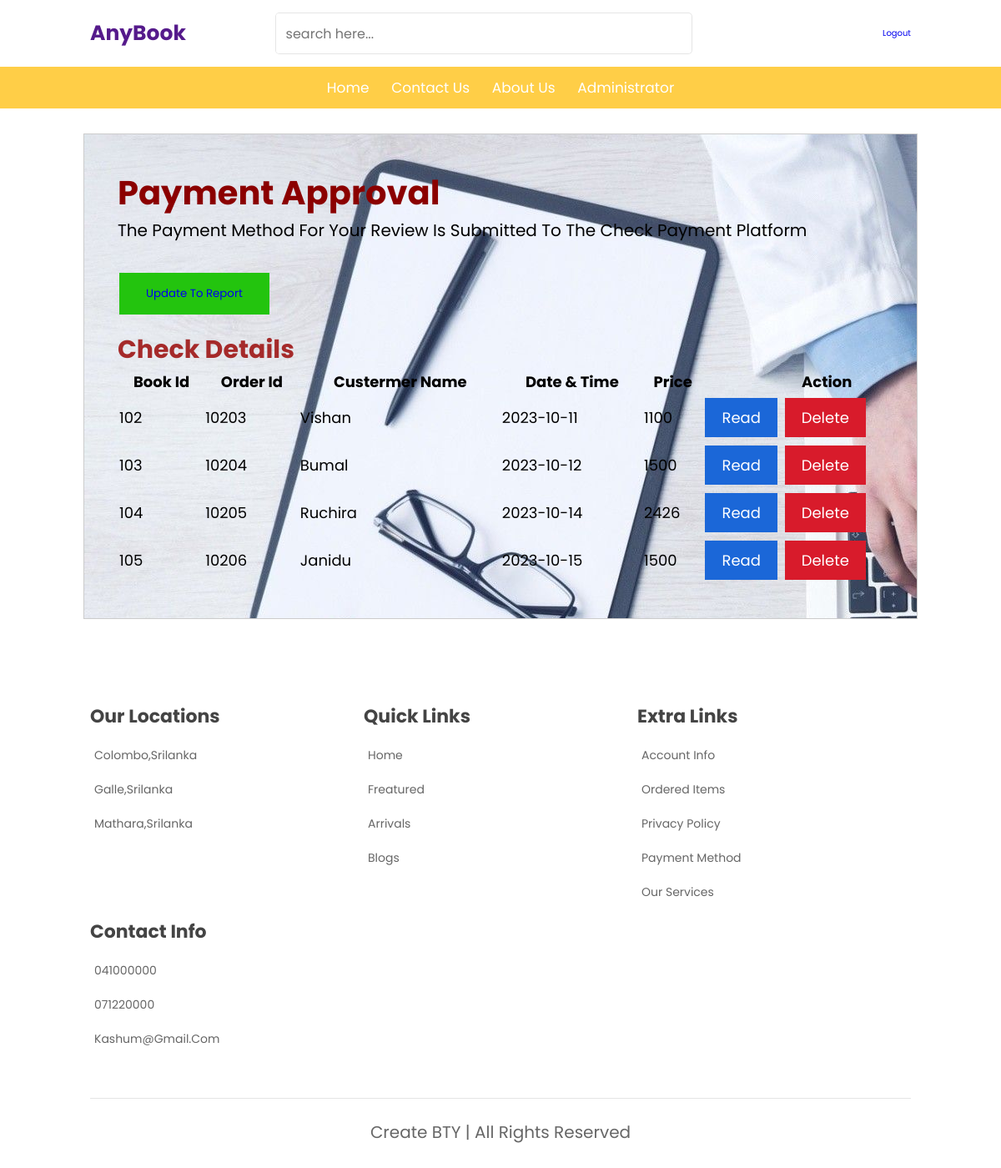
The app's page /f_manager/finansial.php (signed in) with its own data.
### tables this page shows
CREATE TABLE `oders` (
  `Order_id` int(11) NOT NULL,
  `Book_id` int(11) NOT NULL,
  `bookname` varchar(40) NOT NULL,
  `Date_time` date NOT NULL,
  `quantity` int(11) NOT NULL,
  `Phone` int(11) NOT NULL,
  `email` varchar(50) NOT NULL,
  `C_name` varchar(50) NOT NULL,
  `price` int(11) NOT NULL,
  `Total_amount` int(11) NOT NULL
);

### f_manager/finansial.php (the view, shortened to what this page needs)
<?php
$user_id = $_SESSION['user_id'];
?>
<!DOCTYPE html>
<html>
<head>
    <link rel="stylesheet" href="css/header.css">
    <link rel="stylesheet" href="css/check.css">
</head>
<body>
<header class="header">
        <div class="header-1">
            <a href="" class="logo"> AnyBook  </a>
            <form action="" class="search-form">
                <input type="search" name="" placeholder="search here..." id="search-box">
            </form>
            <a href="finansial.php?logout=<?php echo $user_id; ?>" class="">logout</a>
        </div>
        <div class="header-2">
            <div class="navbar">
                <a href="../Untitled-1.html">Home</a>
                <a href="../rqmanager/contact.html">contact us </a>
                <a href="../about us page/About Us.html">about us</a>
                <a href="../addmin/login.php">administrator</a>
            </div>
        </div>
    </header>
<div class="bax">
<h1>Payment Approval</h1>
<p>The payment method for your review is submitted to the Check Payment platform</p><br><br>
<button type="button"class="btn"> <a href="report.php">Update To Report</button></a><br><br>
<h2>Check Details</h2>
<table border="1">
    <tr>
      <th>Book Id</th>
      <th>Order Id</th>
      <th>Custermer Name</th>
      <th>Date & Time</th>
      <th>Price</th>
      <th>Action</th>
    </tr>
  <?php
$severname="localhost";
$username="root";
$password="";
$database="stor";
$connection=new mysqli($severname, $username, $password, $database);
$sql = "SELECT * FROM oders";
$result = $connection->query($sql);
while($row= $result->fetch_assoc()) {
    echo "
    <tr>
    <td>$row[Book_id]</td>
    <td>$row[Order_id]</td>
    <td>$row[C_name]</td>
    <td>$row[Date_time]</td>
    <td>$row[price]</td>
    <td>
    <a class='bttn1' href='cussumm.php?Order_id=$row[Order_id]'>Read</a>
    <a class='bttn2' href='.deled.php?Order_id=$row[Order_id]'>Delete</a>
    </td>
    </tr>
    ";}
    ?>
      </table>
    </div>
    <section class="footer">
        <div class="box-container">
            <div class="box">
                <h3>our locations</h3>
                <a href=""><i class="fas fa-map-marker-alt"></i>colombo,srilanka</a>
                <a href=""><i class="fas fa-map-marker-alt"></i>galle,srilanka</a>
                <a href=""><i class="fas fa-map-marker-alt"></i>mathara,srilanka</a>
            </div>
            <div class="box">
                <h3>quick links</h3>
                <a href=""><i class="fas fa-arrow-right"></i>home</a>
                <a href=""><i class="fas fa-arrow-right"></i>freatured</a>
                <a href=""><i class="fas fa-arrow-right"></i>arrivals</a>
                <a href=""><i class="fas fa-arrow-right"></i>blogs</a>
            </div>
            <div class="box">
                <h3>extra links</h3>
                <a href=""><i class="fas fa-arrow-right"></i>account info</a>
                <a href=""><i class="fas fa-arrow-right"></i>ordered items</a>
                <a href=""><i class="fas fa-arrow-right"></i>privacy policy</a>
                <a href=""><i class="fas fa-arrow-right"></i>payment method</a>
                <a href=""><i class="fas fa-arrow-right"></i>our services</a>
            </div>
            <div class="box">
                <h3>contact info</h3>
                <a href=""><i class="fas fa-phone"></i>041000000</a>
                <a href=""><i class="fas fa-phone"></i>071220000</a>
                <a href=""><i class="fas fa-envelope"></i>kashum@gmail.com</a>
            </div>
        </div>
        <div class="share">
        </div>
        <div class="credit">create bTY <span></span> | all rights reserved</div>
  </section>
</body>
</html>

### f_manager/css/header.css (style rules this page uses)
:root { --orange:#ffce47; --dark-color:#dfb429; --black:#444; --light-color:#666; --border:0.1rem solid rgba(0,0,0,0.1); --border-hover:0.1rem solid var(--black); --box-shadow:0 0.5rem 1rem rgba(0,0,0,0.1); }
* { margin: 0; padding: 0; font-family: 'Poppins', sans-serif; box-sizing: border-box; outline: none; border: none; text-decoration: none; text-transform: capitalize; transition: all .2s linear; transition: width none; }
html { font-size: 62.5%; overflow-X: hidden; scroll-padding-top: 5rem; scroll-behavior: smooth; }
.header .header-1 { display: flex; align-items: center; justify-content: space-between; padding: 1.5rem 9%; background: #fff; }
.header .header-1 .logo { font-size: 2.5rem; font-weight: bolder; --orange:#ffce47; }
.header .header-1 .search-form { width: 50rem; height: 5rem; border: var(--border); overflow: hidden; background-color: #fff; display: flex; align-items: center; border-radius: 0.5rem; }
.header .header-1 .search-form input { font-size: 1.6rem; padding: 0 1.2rem; height: 100%; width: 100%; text-transform: none; color: var(--black); }
.header .header-2 { background-color: var(--orange); }
.header .header-2 .navbar { text-align: center; }
.header .header-2 .navbar a { color: #fff; display: inline-block; padding: 1.2rem; font-size: 1.7rem; }
section { padding: 5rem 9%; }
.footer .box-container { display: grid; grid-template-columns: repeat(auto-fit,minmax(25rem,1fr)); padding: 1rem 0 ; }
.footer .box-container .box h3 { font-size: 2.2rem; color: var(--black); padding: 1rem 0; }
.footer .box-container .box a { display: block; font-size: 1.4rem; color: var(--light-color); padding: 1rem 0; }
.footer .box-container .box a i { color: var(--orange); padding-right: 0.5rem; }
.footer .share { padding: 1rem 0; text-align: center; }
.footer .credit { border-top: var(--border); margin-top: 2rem; padding: 0 1rem; padding-top: 2.5rem; font-size: 2rem; color: var(--light-color); text-align: center; }

### f_manager/css/check.css (style rules this page uses)
h1 { font-size:40px; color:darkred }
p { font-size:20px; }
h2 { font-size:30px; color:brown }
h3 { font-size:18px; }
.bax { background-image: url("../image/check.jpg"); width: 1000px; max-width: 200%; height: auto; margin: 30px auto; padding: 40px; border: 1px solid #ccc }
th { font-size:18px; }
tr { font-size:18px; }
.btn { background-color: #23c40e; border: none; color: white; padding: 15px 32px; text-align: center; text-decoration: none; display: inline-block; margin: 4px 2px; cursor: pointer; }
.bttn1 { background-color: #1b67d8; border: none; color: white; padding: 10px 20px; text-align: center; text-decoration: none; display: inline-block; margin: 4px 2px; cursor: pointer; }
.bttn2 { background-color: #d81b2b; border: none; color: white; padding: 10px 20px; text-align: center; text-decoration: none; display: inline-block; margin: 4px 2px; cursor: pointer; }
table { width: 1000px; }

### records on screen
oders: Book "102", Order_id "10203", C_name "Vishan", Date_time "2023-10-11", price "1100"
oders: Book "103", Order_id "10204", C_name "Bumal", Date_time "2023-10-12", price "1500"
oders: Book "104", Order_id "10205", C_name "Ruchira", Date_time "2023-10-14", price "2426"
oders: Book "105", Order_id "10206", C_name "Janidu", Date_time "2023-10-15", price "1500"
